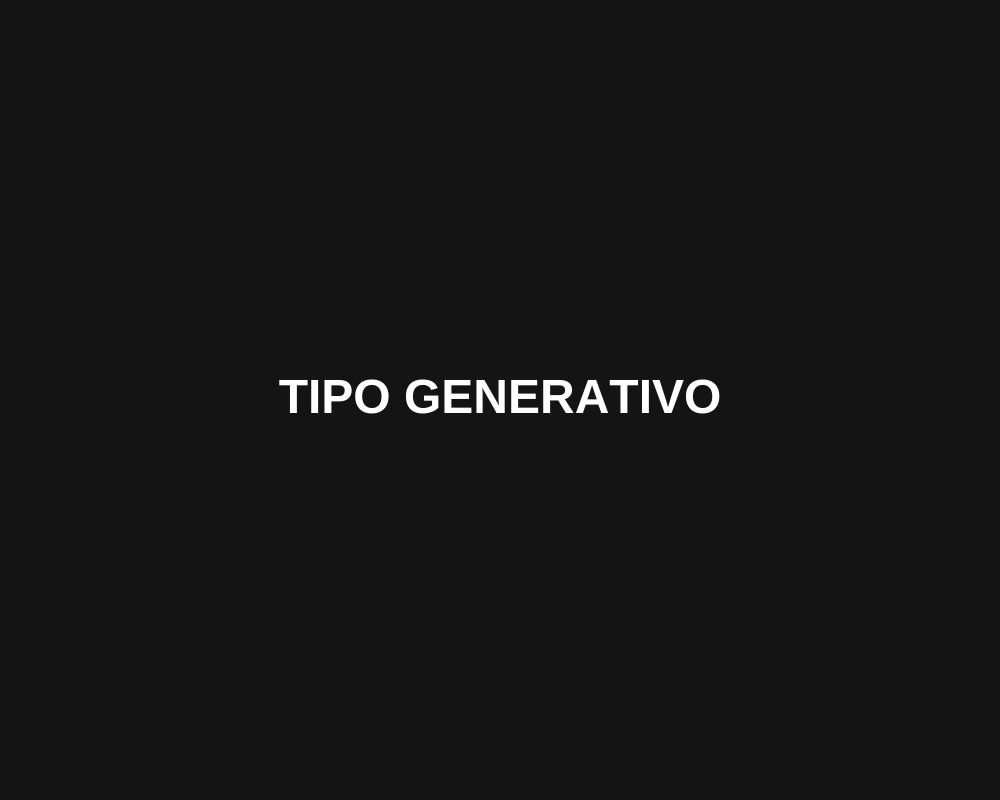
Frame 1 (no input)
Frame 60 (no input): identical to frame 1, image omitted
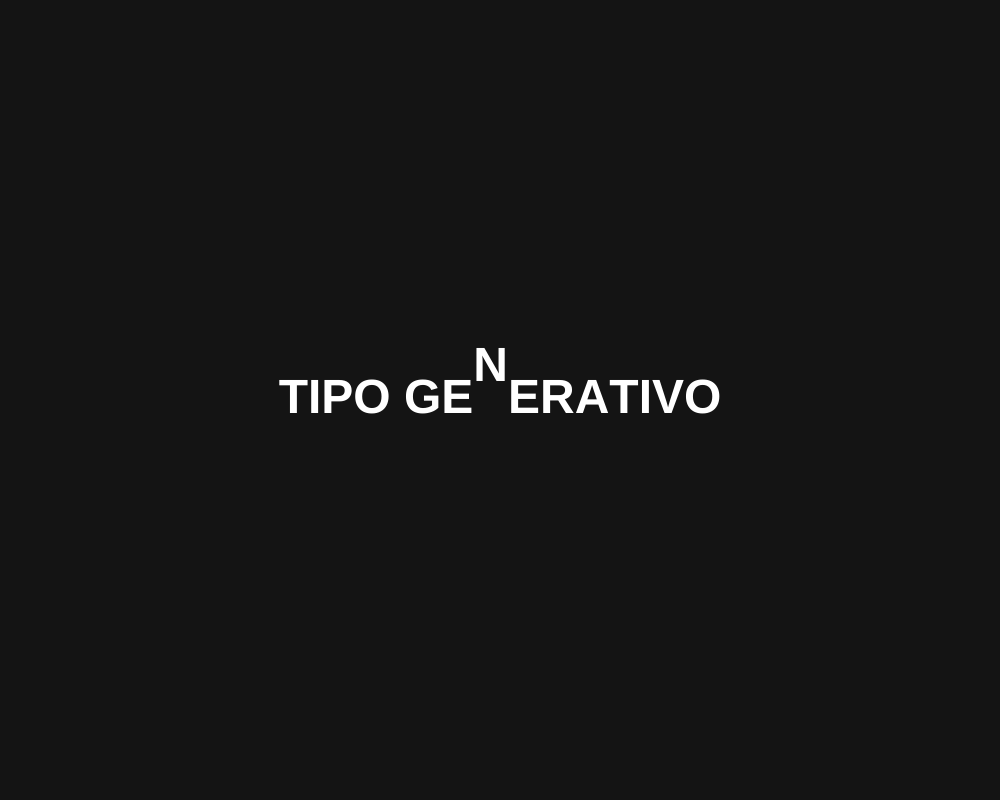
Frame 120 (the mouse pressed at the canvas centre since frame 60)

The p5.js sketch that drew these frames (run headless with seeded random() and noise() and a simulated clock; from frame 60 on, the mouse is pressed at the canvas centre):

// p5.js sketch
// ── sketch.js
let texto = "TIPO GENERATIVO";
let interletrado = 0;

function setup() {
  createCanvas(1000, 800);
  textFont("Helvetica");
  textStyle(BOLD);
  textSize(48);
  textAlign(CENTER, CENTER);
}

function draw() {
  background(20);
  fill(255);

  let anchoTotal = 0;
  for (let i = 0; i < texto.length; i++) {
    anchoTotal += textWidth(texto.charAt(i)) + interletrado;
  }
  anchoTotal -= interletrado;

  let x = width / 2 - anchoTotal / 2;
  let y = height / 2;

  for (let i = 0; i < texto.length; i++) {
    let letra = texto.charAt(i);
    let letraWidth = textWidth(letra);
    let letraX = x + letraWidth / 2;

    let d = dist(mouseX, mouseY, letraX, y);
    let desplazamiento = map(d, 0, 20, -60, 0, true);

    push();
    translate(letraX, y + desplazamiento);
    text(letra, 0, 0);
    pop();

    x += letraWidth + interletrado;
  }
}
